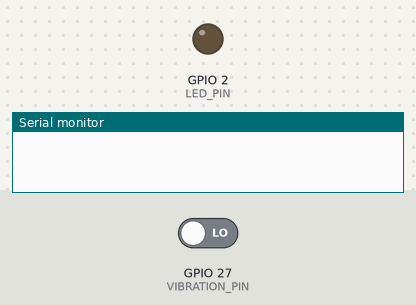
The sketch below on a simulated ESP32. Shown: output pins drawn as LEDs (lit = HIGH), the last lines printed to the serial monitor. Inputs (shaded band) come from the test bench; at power-on: GPIO 27 (VIBRATION_PIN) LOW.

Above: at 1.2 s.
1.3 s: GPIO 27 (VIBRATION_PIN) driven HIGH
At 2.5 s:
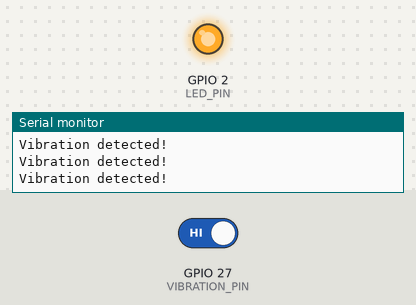
2.8 s: GPIO 27 (VIBRATION_PIN) driven LOW
At 3.9 s:
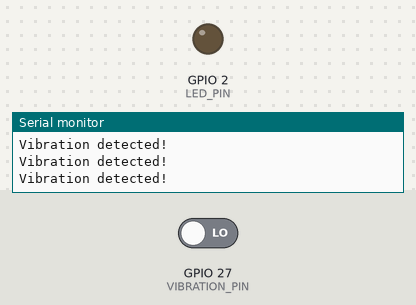
Timing chart, 0 to 5.8 s (numbered marks = the images above; inputs shaded):
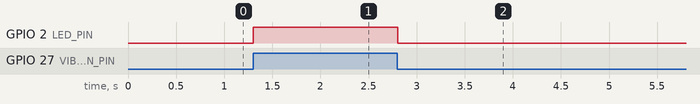

Measured:
- after the input at 1.3 s, GPIO 2 (LED_PIN): LOW → HIGH at once
- after the input at 2.8 s, GPIO 2 (LED_PIN): HIGH → LOW at once

The sketch:

Vibration_detect_sensor.ino
```cpp
#define VIBRATION_PIN 27
#define LED_PIN 2

void setup() {
  pinMode(VIBRATION_PIN, INPUT);
  pinMode(LED_PIN, OUTPUT);
  Serial.begin(115200);
}

void loop() {
  int vibration = digitalRead(VIBRATION_PIN);

  if (vibration == HIGH) {
    digitalWrite(LED_PIN, HIGH);
    Serial.println("Vibration detected!");
  } else {
    digitalWrite(LED_PIN, LOW);
  }

  delay(50); // debounce delay
}
```
